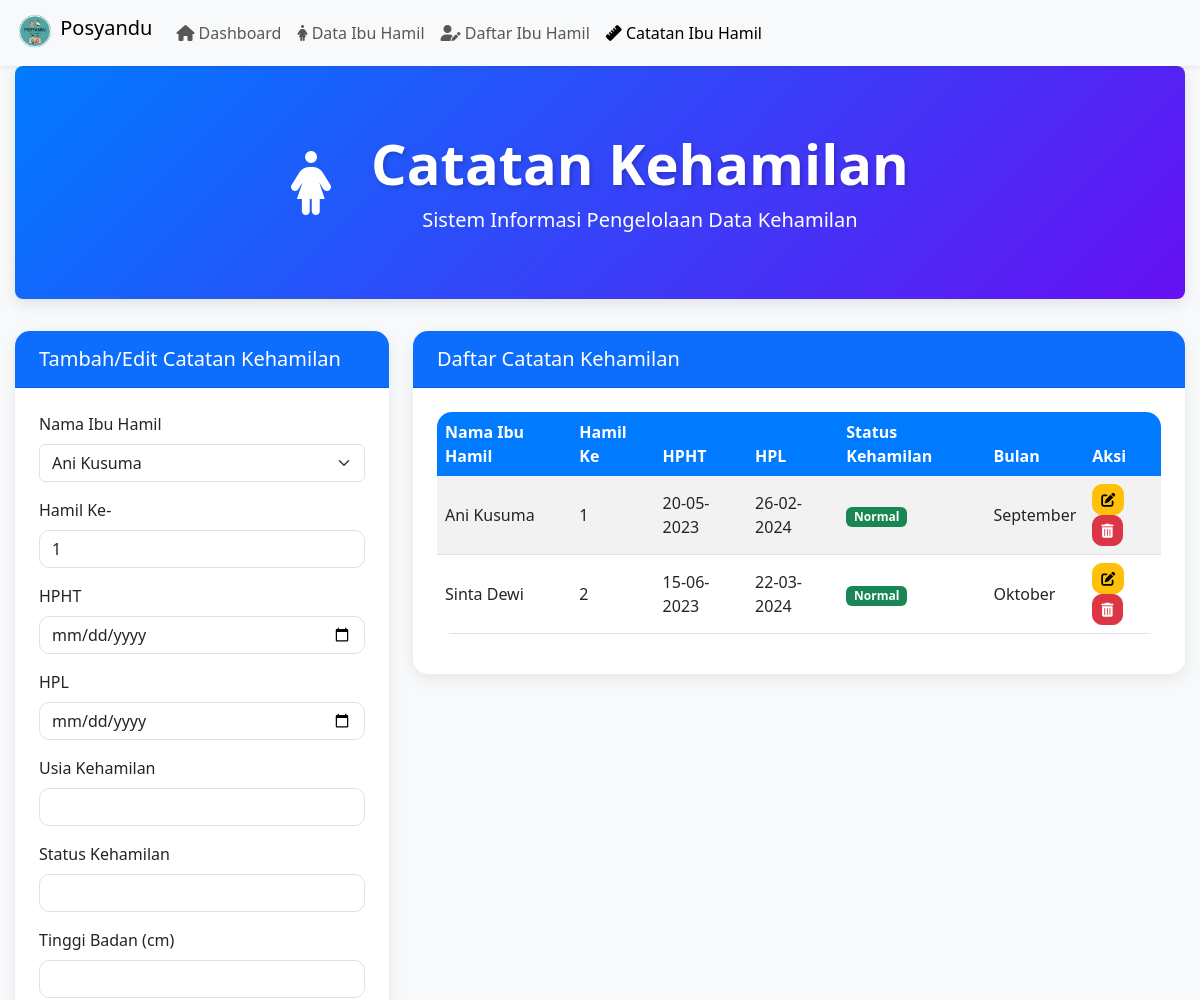
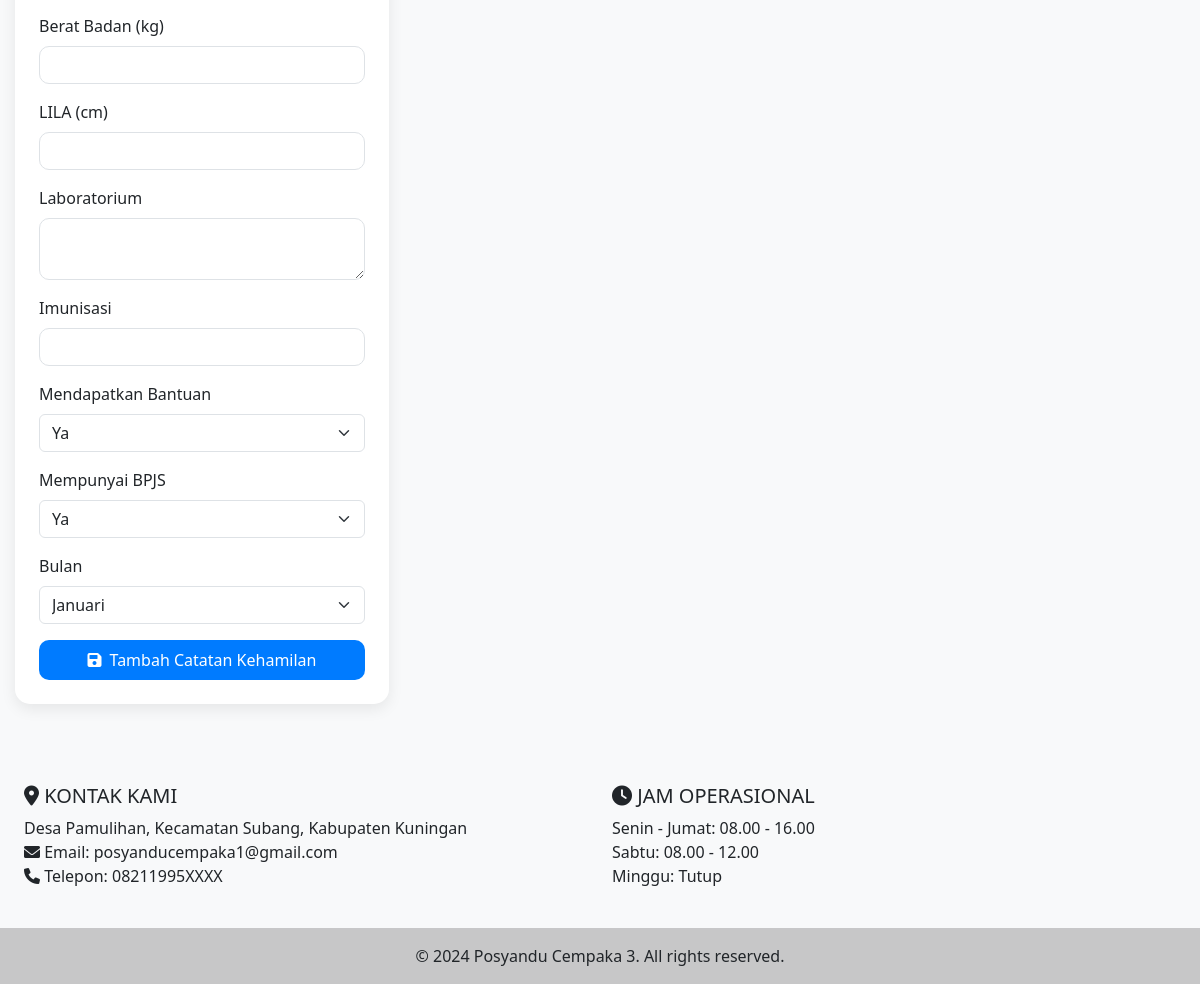
Page /posyandu_3/ibuhamil_crud_p3.php (signed in) on the committed database (2 pictures, top to bottom).
### tables this page shows
CREATE TABLE "catatan_kehamilan_3" (
    id_kehamilan INTEGER PRIMARY KEY AUTOINCREMENT,
    id_ibu INTEGER,
    hamil_keberapa INTEGER,
    hpht TEXT,
    hpl TEXT,
    usia_kehamilan TEXT,
    status_kehamilan TEXT,
    tinggi_badan REAL,
    berat_badan REAL,
    lila REAL,
    laboratorium TEXT,
    imunisasi TEXT,
    mendapatkan_bantuan INTEGER,
    mempunyai_bpjs INTEGER,
    bulan TEXT CHECK (bulan IN ('januari', 'februari', 'maret', 'april', 'mei', 'juni', 'juli', 'agustus', 'september', 'oktober', 'november', 'desember')),
    FOREIGN KEY (id_ibu) REFERENCES ibu_hamil_2(id_ibu)
);

CREATE TABLE "ibu_hamil_3" (
    id_ibu INTEGER PRIMARY KEY AUTOINCREMENT,
    nama_ibu_hamil TEXT NOT NULL,
    nik TEXT,
    tempat_tanggal_lahir_ibu TEXT,
    nama_suami TEXT,
    nik_suami TEXT,
    tempat_tanggal_lahir_suami TEXT,
    alamat TEXT
);

### posyandu_3/ibuhamil_crud_p3.php (the view, shortened to what this page needs)
<?php
require_once __DIR__ . '/../pos_3/header_ih_p3.php';
$catatan_kehamilan_3 = null;
$stmt = $db->query("SELECT id_ibu, nama_ibu_hamil FROM " . TABLE_IBU_HAMIL_3);
$ibu_hamil_list = $stmt->fetchAll(PDO::FETCH_ASSOC);
$stmt = $db->query("SELECT c.*, i.nama_ibu_hamil FROM " . TABLE_CATATAN_KEHAMILAN_3 . " c JOIN " . TABLE_IBU_HAMIL_3 . " i ON c.id_ibu = i.id_ibu ORDER BY c.id_kehamilan ASC");
$catatan_kehamilan_list = $stmt->fetchAll(PDO::FETCH_ASSOC);
$bulan_list = ['januari', 'februari', 'maret', 'april', 'mei', 'juni', 'juli', 'agustus', 'september', 'oktober', 'november', 'desember'];
?>
<!DOCTYPE html>
<html lang="id">
<head>
    <link href="https://cdn.jsdelivr.net/npm/bootstrap@5.3.0-alpha1/dist/css/bootstrap.min.css" rel="stylesheet">
    <link href="https://cdnjs.cloudflare.com/ajax/libs/font-awesome/6.0.0-beta3/css/all.min.css" rel="stylesheet">
</head>
<body>
<div class="container">
    <div class="jumbotron text-center">
        <div class="row align-items-center justify-content-center">
            <div class="col-auto">
                <i class="fas fa-female title-icon"></i>
            </div>
            <div class="col-auto">
                <h1 class="display-4">Catatan Kehamilan</h1>
                <p class="lead">Sistem Informasi Pengelolaan Data Kehamilan</p>
            </div>
        </div>
    </div>
</div>
<div class="container">
    <div class="row">
        <div class="col-lg-4">
            <div class="card">
                <div class="card-header bg-primary text-white">
                    <h5 class="card-title mb-0">Tambah/Edit Catatan Kehamilan</h5>
                </div>
                <div class="card-body">
                    <form method="POST" action="">
                        <div class="mb-3">
                            <label for="id_ibu" class="form-label">Nama Ibu Hamil</label>
                            <select class="form-select" id="id_ibu" name="id_ibu" required>
                                <?php foreach ($ibu_hamil_list as $ibu): ?>
                                    <option value="<?php echo $ibu['id_ibu']; ?>" <?php echo (isset($catatan_kehamilan_3) && $catatan_kehamilan_3['id_ibu'] == $ibu['id_ibu']) ? 'selected' : ''; ?>>
                                        <?php echo htmlspecialchars($ibu['nama_ibu_hamil']); ?>
                                    </option>
                                <?php endforeach; ?>
                            </select>
                        </div>
                        <div class="mb-3">
                            <label for="hamil_keberapa" class="form-label">Hamil Ke-</label>
                            <input type="number" class="form-control" id="hamil_keberapa" name="hamil_keberapa"
                                value="<?php echo isset($catatan_kehamilan_3['hamil_keberapa']) ? $catatan_kehamilan_3['hamil_keberapa'] : 1; ?>"
                                required min="1" step="1">
                        </div>
                        <div class="mb-3">
                            <label for="hpht" class="form-label">HPHT</label>
                            <input type="date" class="form-control" id="hpht" name="hpht" value="<?php echo isset($catatan_kehamilan_3) ? $catatan_kehamilan_3['hpht'] : ''; ?>" required>
                        </div>
                        <div class="mb-3">
                            <label for="hpl" class="form-label">HPL</label>
                            <input type="date" class="form-control" id="hpl" name="hpl" value="<?php echo isset($catatan_kehamilan_3) ? $catatan_kehamilan_3['hpl'] : ''; ?>" required>
                        </div>
                        <div class="mb-3">
                            <label for="usia_kehamilan" class="form-label">Usia Kehamilan</label>
                            <input type="text" class="form-control" id="usia_kehamilan" name="usia_kehamilan" value="<?php echo isset($catatan_kehamilan_3) ? $catatan_kehamilan_3['usia_kehamilan'] : ''; ?>" required>
                        </div>
                        <div class="mb-3">
                            <label for="status_kehamilan" class="form-label">Status Kehamilan</label>
                            <input type="text" class="form-control" id="status_kehamilan" name="status_kehamilan" value="<?php echo isset($catatan_kehamilan_3) ? $catatan_kehamilan_3['status_kehamilan'] : ''; ?>" required>
                        </div>
                        <div class="mb-3">
                            <label for="tinggi_badan" class="form-label">Tinggi Badan (cm)</label>
                            <input type="number" step="0.1" class="form-control" id="tinggi_badan" name="tinggi_badan" value="<?php echo isset($catatan_kehamilan_3) ? $catatan_kehamilan_3['tinggi_badan'] : ''; ?>" required>
                        </div>
                        <div class="mb-3">
                            <label for="berat_badan" class="form-label">Berat Badan (kg)</label>
                            <input type="number" step="0.1" class="form-control" id="berat_badan" name="berat_badan" value="<?php echo isset($catatan_kehamilan_3) ? $catatan_kehamilan_3['berat_badan'] : ''; ?>" required>
                        </div>
                        <div class="mb-3">
                            <label for="lila" class="form-label">LILA (cm)</label>
                            <input type="number" step="0.1" class="form-control" id="lila" name="lila" value="<?php echo isset($catatan_kehamilan_3) ? $catatan_kehamilan_3['lila'] : ''; ?>" required>
                        </div>
                        <div class="mb-3">
                            <label for="laboratorium" class="form-label">Laboratorium</label>
                            <textarea class="form-control" id="laboratorium" name="laboratorium" required><?php echo isset($catatan_kehamilan_3) ? $catatan_kehamilan_3['laboratorium'] : ''; ?></textarea>
                        </div>
                        <div class="mb-3">
                            <label for="imunisasi" class="form-label">Imunisasi</label>
                            <input type="text" class="form-control" id="imunisasi" name="imunisasi" value="<?php echo isset($catatan_kehamilan_3) ? $catatan_kehamilan_3['imunisasi'] : ''; ?>" required>
                        </div>
                        <div class="mb-3">
                            <label for="mendapatkan_bantuan" class="form-label">Mendapatkan Bantuan</label>
                            <select class="form-select" id="mendapatkan_bantuan" name="mendapatkan_bantuan" required>
                                <option value="1" <?php echo (isset($catatan_kehamilan_3) && $catatan_kehamilan_3['mendapatkan_bantuan'] == 1) ? 'selected' : ''; ?>>Ya</option>
                            </select>
                        </div>
                        <div class="mb-3">
                            <label for="mempunyai_bpjs" class="form-label">Mempunyai BPJS</label>
                            <select class="form-select" id="mempunyai_bpjs" name="mempunyai_bpjs" required>
                            <option value="1" <?php echo (isset($catatan_kehamilan_3) && $catatan_kehamilan_3['mempunyai_bpjs'] == 1) ? 'selected' : ''; ?>>Ya</option>
                            </select>
                        </div>
                        <div class="mb-3">
                            <label for="bulan" class="form-label">Bulan</label>
                            <select class="form-select" id="bulan" name="bulan" required>
                                <?php foreach ($bulan_list as $bulan): ?>
                                    <option value="<?php echo $bulan; ?>" <?php echo (isset($catatan_kehamilan_3) && $catatan_kehamilan_3['bulan'] == $bulan) ? 'selected' : ''; ?>>
                                        <?php echo ucfirst($bulan); ?>
                                    </option>
                                <?php endforeach; ?>
                            </select>
                        </div>
                        <button type="submit" class="btn btn-primary w-100">
                            <i class="fas fa-save me-2"></i><?php echo isset($catatan_kehamilan_3) ? 'Update' : 'Tambah'; ?> Catatan Kehamilan
                        </button>
                    </form>
                </div>
            </div>
        </div>
        <div class="col-lg-8">
            <div class="card">
                <div class="card-header bg-primary text-white">
                    <h5 class="card-title mb-0">Daftar Catatan Kehamilan</h5>
                </div>
                <div class="card-body">
                    <div class="table-responsive">
                        <table class="table table-striped table-hover align-middle">
                            <thead class="table-dark">
                                <tr>
                                    <th>Nama Ibu Hamil</th>
                                    <th>Hamil Ke</th>
                                    <th>HPHT</th>
                                    <th>HPL</th>
                                    <th>Status Kehamilan</th>
                                    <th>Bulan</th>
                                    <th>Aksi</th>
                                </tr>
                            </thead>
                            <tbody>
                                <?php foreach ($catatan_kehamilan_list as $catatan): ?>
                                    <tr>
                                        <td><?php echo htmlspecialchars($catatan['nama_ibu_hamil']); ?></td>
                                        <td><?php echo intval($catatan['hamil_keberapa']); ?></td>
                                        <td><?php echo date('d-m-Y', strtotime($catatan['hpht'])); ?></td>
                                        <td><?php echo date('d-m-Y', strtotime($catatan['hpl'])); ?></td>
                                        <td>
                                            <span class="badge bg-<?php echo $catatan['status_kehamilan'] == 'Normal' ? 'success' : 'warning'; ?>">
                                                <?php echo htmlspecialchars($catatan['status_kehamilan']); ?>
                                            </span>
                                        </td>
                                        <td><?php echo htmlspecialchars(ucfirst($catatan['bulan'])); ?></td>
                                        <td>
                                            <a href="?edit=<?php echo $catatan['id_kehamilan']; ?>" class="btn btn-sm btn-warning" title="Edit">
                                                <i class="fas fa-edit"></i>
                                            </a>
                                            <form method="post" style="display: inline;">
                                                <button type="submit" class="btn btn-sm btn-danger" onclick="return confirm('Apakah Anda yakin ingin menghapus data ini?')" title="Hapus">
                                                    <i class="fas fa-trash-alt"></i>
                                                </button>
                                            </form>
                                        </td>
                                    </tr>
                                <?php endforeach; ?>
                            </tbody>
                        </table>
                    </div>
                </div>
            </div>
        </div>
    </div>
</div>
</body>
</html>
<?php
require_once __DIR__ . '/../pos_3/footer_ih_p3.php';
?>

### pos_3/header_ih_p3.php (style rules this page uses)
body { min-height: 100vh; display: flex; flex-direction: column; }

### posyandu_3/ibuhamil_crud_p3.php (style rules this page uses)
body { background-color: #f8f9fa; font-family: 'Segoe UI', Tahoma, Geneva, Verdana, sans-serif; }
.container { max-width: 1200px; margin: 0 auto; padding: 0 15px; }
.jumbotron { background: linear-gradient(135deg, #007bff, #6610f2); color: white; padding: 4rem 2rem; margin-bottom: 2rem; border-radius: 0.5rem; box-shadow: 0 4px 15px rgba(0,0,0,0.1); }
.jumbotron .row { margin: 0; }
.jumbotron h1 { font-weight: 700; text-shadow: 2px 2px 4px rgba(0,0,0,0.2); animation: fadeInDown 1s ease-out; margin-bottom: 0.5rem; }
.jumbotron p { animation: fadeInUp 1s ease-out 0.5s; animation-fill-mode: both; margin-bottom: 0; }
.title-icon { font-size: 4rem; color: #ffffff; animation: bounceIn 1s ease-out; margin-right: 1rem; }
.card { border: none; border-radius: 15px; box-shadow: 0 5px 15px rgba(0,0,0,0.08); transition: all 0.3s ease; margin-bottom: 2rem; }
.card-header { border-radius: 15px 15px 0 0 !important; font-weight: 600; padding: 1rem 1.5rem; }
.card-body { padding: 1.5rem; }
.form-control, .btn { border-radius: 10px; }
.btn-primary { background-color: #007bff; border: none; transition: all 0.3s ease; padding: 0.5rem 1rem; }
.table { border-radius: 15px; overflow: hidden; }
.table th { background-color: #007bff; color: white; border: none; }
.table td { vertical-align: middle; }

### rows in the picture
catatan_kehamilan_3: ibu_hamil_3.nama_ibu_hamil "Ani Kusuma", hamil_keberapa "1", hpht "20-05-2023", hpl "26-02-2024", status_kehamilan "Normal", bulan "September"
catatan_kehamilan_3: ibu_hamil_3.nama_ibu_hamil "Sinta Dewi", hamil_keberapa "2", hpht "15-06-2023", hpl "22-03-2024", status_kehamilan "Normal", bulan "Oktober"

### other values in the picture
form field id_ibu "Ani Kusuma"
form field bulan "Januari"
